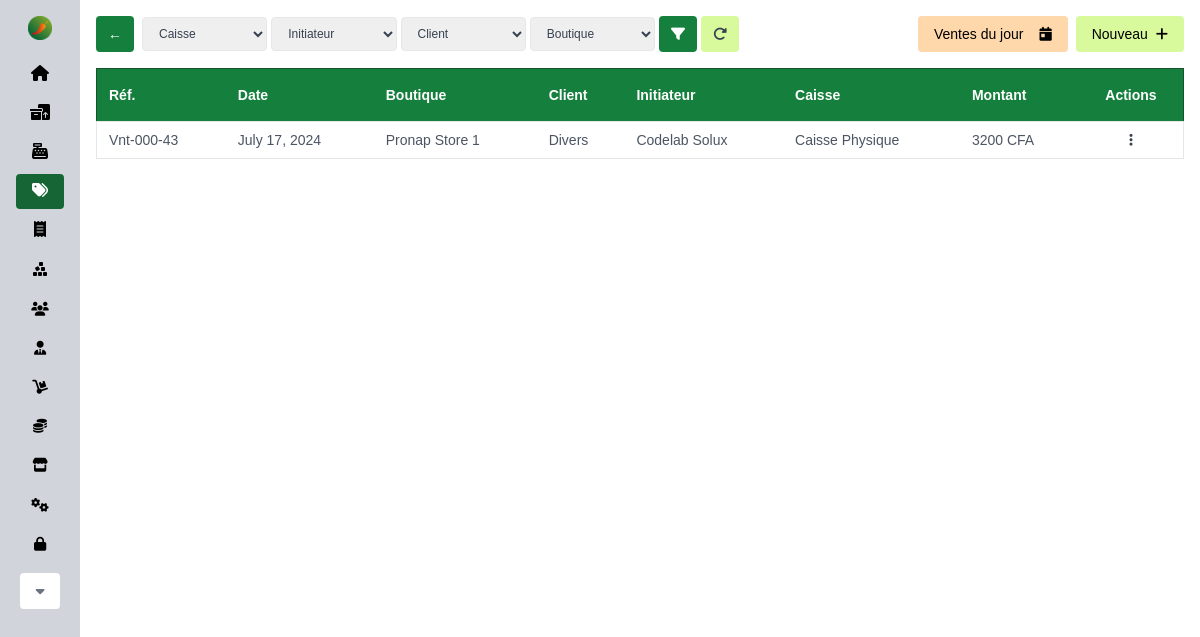
/sales/ (signed in), run on the app's committed database.
### base/models.py (models this page shows, shortened)
class Sale(models.Model):
    store = models.ForeignKey(
        Store, default=1, blank=True, null=True, on_delete=models.SET_NULL)
    initiator = models.ForeignKey(CustomUser, on_delete=models.CASCADE)
    client = models.ForeignKey(Client, default=1, on_delete=models.CASCADE)
    product_stocks = models.ManyToManyField(ProductStock, through='SaleItem')
    cashdesk = models.ForeignKey(
        Cashdesk, default=1, blank=True, null=True, on_delete=models.SET_NULL)
    audit = models.CharField(
        max_length=50, choices=audit_statuses, default='pending')
    items = models.IntegerField(default=0)
    total = models.IntegerField(default=0)
    total_paid = models.IntegerField(default=0)
    discount = models.IntegerField(default=0, blank=True, null=True)
    observation = models.CharField(max_length=500, blank=True, null=True)
    timestamp = models.DateTimeField(auto_now=True)

class Store(models.Model):
    type = models.CharField(max_length=50, choices=store_types)
    manager = models.ForeignKey(
        CustomUser, blank=True, null=True, on_delete=models.SET_NULL, related_name='store_manager')
    name = models.CharField(max_length=255, default='', null=True, blank=True)
    address = models.CharField(max_length=255, default='',)
    city = models.CharField(max_length=255, default='',)
    country = models.CharField(max_length=255, default='',)
    phone = models.CharField(max_length=255, default='',)
    description = models.CharField(max_length=500, blank=True, null=True)
    image = models.ImageField(upload_to='store/', blank=True, null=True)
    is_active = models.BooleanField(default=False)
    is_open = models.BooleanField(default=False)
    opening_time = models.TimeField(blank=True, null=True)
    closing_time = models.TimeField(blank=True, null=True)
    opening_date = models.DateField(null=True, blank=True)
    def __str__(self):
        return f'{self.name} - {self.address}'

class Client(models.Model):
    name = models.CharField(
        max_length=255, default='', null=True, blank=True)
    phone = models.CharField(
        unique=True, max_length=255, blank=True, null=True)
    email = models.EmailField(unique=True, blank=True, null=True)
    address = models.CharField(max_length=255, blank=True, null=True)
    timestamp = models.DateTimeField(auto_now=True)
    type = models.ForeignKey(EntityType, blank=True,
                             null=True, on_delete=models.SET_NULL)
    description = models.CharField(max_length=500, blank=True, null=True)
    def __str__(self):
        return f'{self.name} - {self.phone}'

class Cashdesk(models.Model):
    store = models.ForeignKey(
        Store, blank=True, null=True, on_delete=models.SET_NULL)
    type = models.CharField(max_length=50, choices=cashdesk_types)
    carrier = models.CharField(
        max_length=50, choices=carrier_types, blank=True, null=True)
    name = models.CharField(max_length=500)
    phone = models.CharField(max_length=500, blank=True, null=True)
    acc_number = models.CharField(max_length=500, blank=True, null=True)
    debits = models.PositiveIntegerField(default=0, blank=True, null=True)
    credits = models.PositiveIntegerField(default=0, blank=True, null=True)
    balance = models.IntegerField(default=0, blank=True, null=True)

### accounts/models.py (models this page shows, shortened)
class CustomUser(AbstractBaseUser, PermissionsMixin):
    email = models.EmailField(db_index=True, unique=True, max_length=255)
    username = models.CharField(
        max_length=255, unique=True, blank=True, null=True)
    first_name = models.CharField(max_length=255)
    last_name = models.CharField(max_length=255)
    phone = models.CharField(max_length=100, unique=True, blank=True, null=True)
    role = models.ForeignKey(
        Role, on_delete=models.CASCADE, blank=True, null=True,)
    is_active = models.BooleanField(default=True)
    is_staff = models.BooleanField(default=False)
    is_superuser = models.BooleanField(default=False)
    objects = CustomUserManager()
    USERNAME_FIELD = 'email'
    REQUIRED_FIELDS = []
    def get_full_name(self):
        return f' {self.last_name} {self.first_name}'

### base/views.py (the view)
# urls.py: path('sales/', sales, name='sales'),
@login_required(login_url='login')
def sales(req):
    user = req.user
    if not user.is_staff:
        messages.info(req, "Access denied!!!")
        return redirect('home')
    today = timezone.now().date()
    stores = Store.objects.all().order_by('name')
    cashdesks = Cashdesk.objects.all().order_by('name')
    clients = Client.objects.all().order_by('name')
    initiators = CustomUser.objects.all().order_by('last_name')
    if user.role.sec_level < 2:
        base_query = Sale.objects.filter(store=user.profile.store)
    else:
        base_query = Sale.objects.all()
    date_query = req.GET.get('date', None)
    amount_query = req.GET.get('amount', None)
    cashdesk_query = req.GET.get('cashdesk', None)
    client_query = req.GET.get('client', None)
    initiator_query = req.GET.get('initiator', None)
    store_query = req.GET.get('store', None)
    filters = Q()
    if date_query:
        filters &= Q(timestamp__date=date_query)
    if store_query:
        filters &= Q(store__id=store_query)
    if cashdesk_query:
        filters &= Q(cashdesk__id=cashdesk_query)
    if initiator_query:
        filters &= Q(initiator__id=initiator_query)
    if client_query:
        filters &= Q(client__id=client_query)
    if amount_query:
        filters &= Q(total__icontains=amount_query)
    sales = base_query.filter(filters).order_by('-timestamp')
    objects = paginate_objects(req, sales)
    context = {
        "sales": "active",
        'title': 'Ventes',
        'objects': objects,
        'stores': stores,
        'today': today,
        'cashdesks': cashdesks,
        'initiators': initiators,
        'clients': clients,
    }
    return render(req, 'base/sales/index.html', context)

### base/context_processors.py (called while the page is built)
def cart(request):
    return {'cart': Cart(request)}

### utils.py (called while the page is built)
def h_encode(id):
    return hashids.encode(id)

def paginate_objects(req, obj_list, obj_count=12):
    p = Paginator(obj_list, obj_count)
    page = req.GET.get('page')
    objects = p.get_page(page)
    return objects

    def to_url(self, value):
        return h_encode(value)

### base/templates/base/sales/index.html (shortened to what this page needs)
{% extends 'main.html' %} {% load static %} {% block content %}
<div class="w-full max-w-7xl mx-auto flex flex-col gap-4">
  <div class="flex justify-between items-center text-sm">
    <div class="flex justify-between items-center gap-2">
      <a
        id="back-button"
        class="inline-block px-3 py-2 text-white bg-green-700 hover:bg-green-900 rounded transition-all duration-300"
        href="#"
        >&larr;
      </a>
      <form
        action="{% url 'sales' %}"
        method="get"
        class="w-full flex justify-between items-center gap-1"
      >
        <section class="w-full flex justify-between items-center gap-1 text-xs">
          <select
            name="cashdesk"
            class="hidden sm:flex px-3 py-2 rounded border focus:bg-gray-100 focus:outline-none focus:ring-1 focus:ring-lime-400 w-full cursor-pointer"
          >
            <option value="" selected="true" disabled="disabled">Caisse</option>
          </select>
          <select
            name="initiator"
            class="hidden sm:flex px-3 py-2 rounded border focus:bg-gray-100 focus:outline-none focus:ring-1 focus:ring-lime-400 w-full cursor-pointer"
          >
            <option value="" selected="true" disabled="disabled">
              Initiateur
            </option>
          </select>
          <select
            name="buyer"
            class="hidden sm:flex px-3 py-2 rounded border focus:bg-gray-100 focus:outline-none focus:ring-1 focus:ring-lime-400 w-full cursor-pointer"
          >
            <option value="" selected="true" disabled="disabled">Client</option>
          </select>
          {% include 'base/components/store_filter.html' %}
        </section>
        <button
          class="px-3 py-2 bg-green-700 hover:bg-green-900 text-white rounded transition duration-200 ease-in"
          type="submit"
        >
          <i class="fa-solid fa-filter"></i>
        </button>
        <button
          class="px-3 py-2 bg-lime-200 hover:bg-lime-400 hover:text-black rounded transition duration-200 ease-in"
          hx-on:click="clearForm('filter')"
          type="submit"
        >
          <i class="fa-solid fa-rotate-right"></i>
        </button>
      </form>
    </div>
    {% load tz %}
    {% now "Y-m-d" as today_date %}
    <div class="flex items-center gap-2">
      <a
        href="{% url 'sales' %}?date={{ today_date }}"
        class="bg-orange-200 hover:bg-orange-300 rounded py-2 px-4 text-black flex items-center gap-2 group"
      >
        <span class="hidden lg:inline lg:mr-2"> Ventes du jour </span>
        <i class="fa-solid fa-calendar-day"></i>
      </a>
      <button
        onclick="hide_dialogs()"
        hx-target="#basic_dialog"
        hx-get="{% url 'create_sale' %}"
        class="px-4 py-2 flex items-center text-black bg-lime-200 hover:bg-lime-300 rounded w-fit text-center cursor-pointer"
      >
        Nouveau
        <i class="text-sm fa-solid fa-plus ml-2"></i>
      </button>
    </div>
  </div>
  {% if not objects %}
  <div
    class="h-full flex flex-col items-center justify-center gap-2 my-20 mx-auto"
  >
    <i class="fa-solid fa-tags text-green-700 text-9xl"></i>
    <span>Aucune ventes trouvé</span>
  </div>
  {% else %}
  <table class="w-full text-left db-table rounded">
    <thead class="bg-green-700 border border-green-900 text-white">
      <tr>
        <th class="px-3 py-4 text-sm">Réf.</th>
        <th class="px-3 py-4 text-sm">Date</th>
        <th class="px-3 py-4 text-sm">Boutique</th>
        <th class="px-3 py-4 text-sm">Client</th>
        <th class="px-3 py-4 text-sm">Initiateur</th>
        <th class="px-3 py-4 text-sm">Caisse</th>
        <th class="px-3 py-4 text-sm">Montant</th>
        <th class="px-3 py-4 text-sm text-center">Actions</th>
      </tr>
    </thead>
    <tbody class="border">
      {% for obj in objects %}
      <tr
        class="text-gray-600 border text-sm hover:bg-white hover:text-black transition-all duration-50"
      >
        <td class="px-3 py-1">Vnt-000-{{obj.id}}</td>
        <td class="px-3 py-1">{{obj.timestamp.date}}</td>
        <td class="px-3 py-1">{{obj.store.name}}</td>
        <td class="px-3 py-1">{{obj.client.name}}</td>
        <td class="px-3 py-1">{{obj.initiator.get_full_name}}</td>
        <td class="px-3 py-1">{{obj.cashdesk.name}}</td>
        <td class="px-3 py-1">{{obj.total}} CFA</td>
        <td class="px-3 py-1 relative">
          <div class="w-fit text-gray-700 mx-auto">
            <button
              type="button"
              class="hover:bg-white hover:text-green-500 px-3 py-1 rounded-full"
              name="sentry"
              onclick="toggleMenu(this,'menu_{{obj.id}}')"
            >
              <i class="fa-sharp fa-solid fa-ellipsis-vertical"></i>
            </button>
          </div>
        </td>
      </tr>
      {% endfor %}
    </tbody>
  </table>
  {% endif %}
</div>
{% endblock %}

### staticfiles/styles.css (style rules this page uses)
.db-table { border-collapse: collapse; }

### templates/main.html (style rules this page uses)
body { font-family: "Saira", sans-serif; }

### data on the page
Sale: id "43", timestamp "July 17, 2024", store.name "Pronap Store 1", client.name "Divers", initiator.get_full_name "Codelab Solux", cashdesk.name "Caisse Physique", total "3200"
